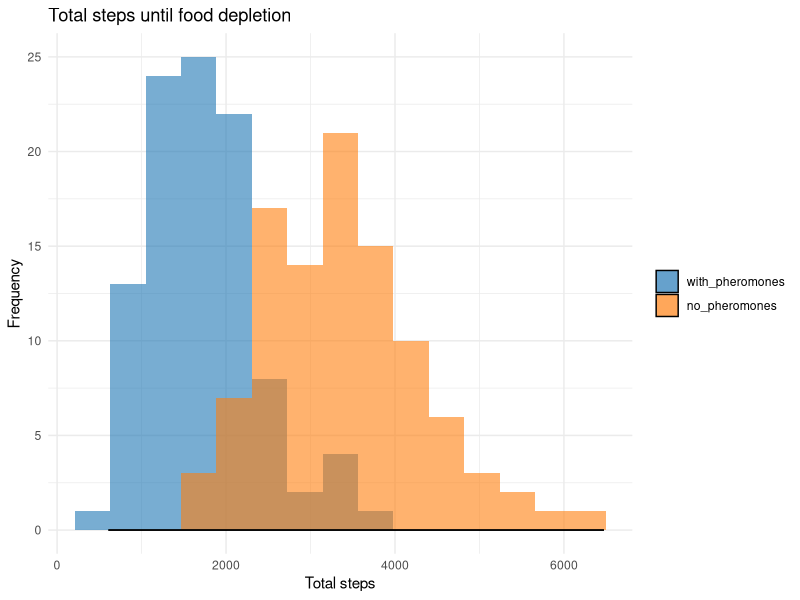
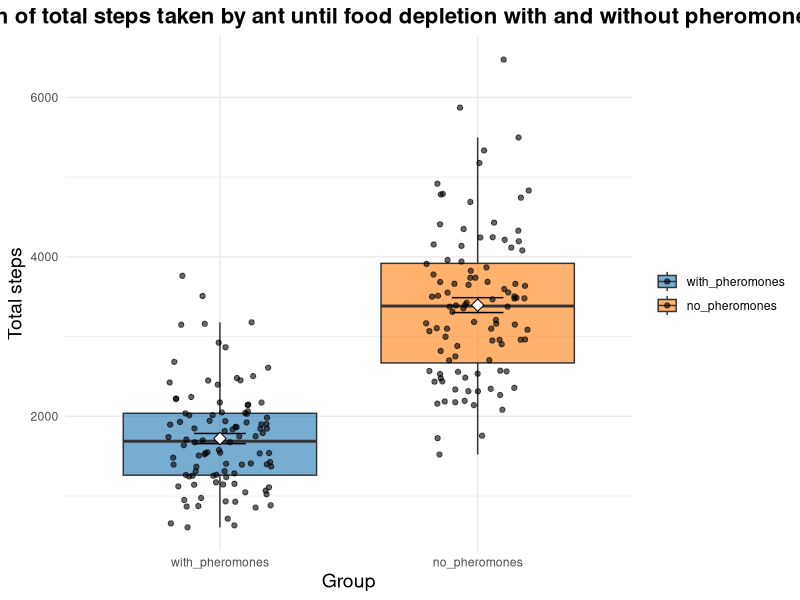
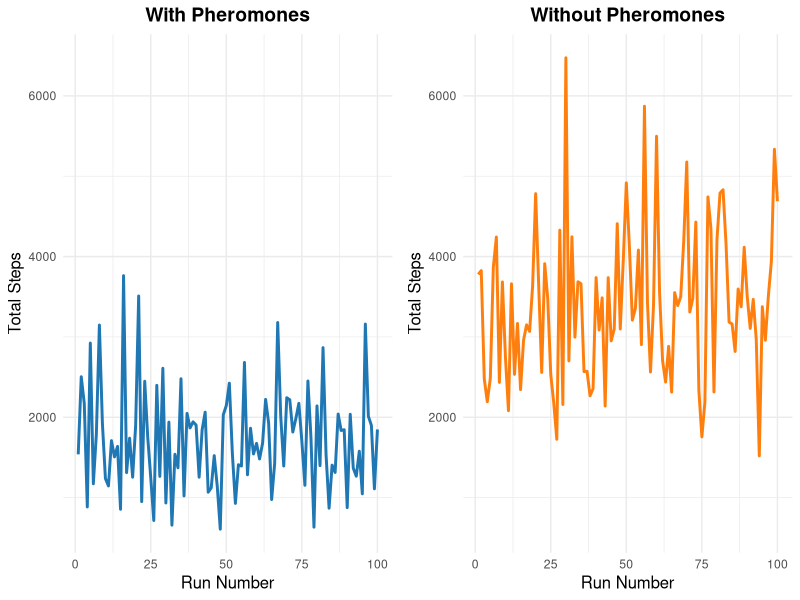
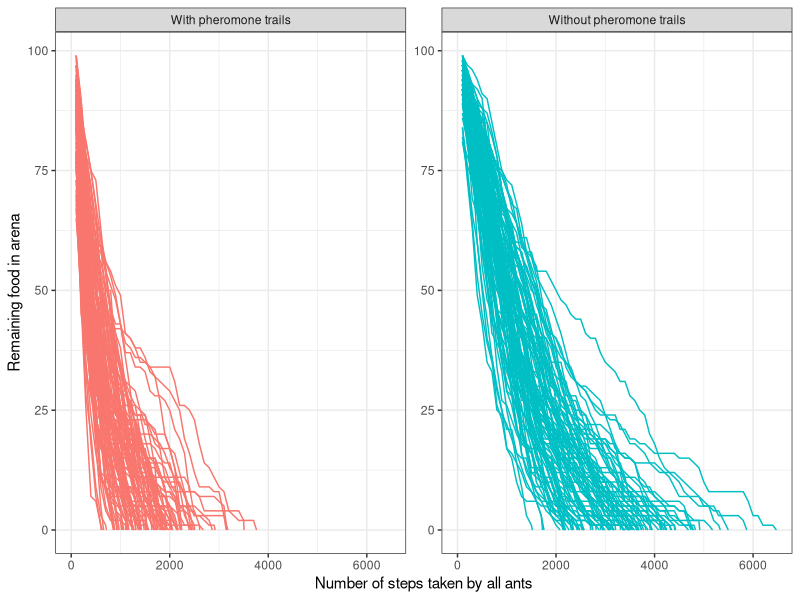

Source code (R) for these figures, in order:
#########################################################################
## Title: ANT FORAGING BEHAVIOUR - Statistics                          ##
## Course: Project Computational Biology                               ##
## Authors: Camille Timmermans & Vivian Van Reybrouck Van Gelder       ##
#########################################################################

# -----------------------------
# 1. Load libraries
# -----------------------------

library(ggplot2)
library(dplyr)
library(car)       # For Levene's Test
library(ggsignif)  # For significance annotations
library(gridExtra) # For arranging multiple plots
library(grid)

# -----------------------------
# 2. Load and prepare data
# -----------------------------

# Load data from CSV files
with_pheromones <- read.csv("ant_with_pheromones.csv")
no_pheromones <- read.csv("ant_no_pheromones.csv")

# Assign group labels
with_pheromones$group <- "with_pheromones"
no_pheromones$group <- "no_pheromones"

# Combine the datasets into one data frame
df <- rbind(with_pheromones, no_pheromones)

# View the first few rows to verify
head(df)
str(df)

# -----------------------------
# 3. Verify column names
# -----------------------------

print(colnames(df))
# Expected Output: "run", "total_steps", "group"

# -----------------------------
# 4. Convert 'group' to factor
# -----------------------------

df$group <- factor(df$group, levels = c("with_pheromones", "no_pheromones"))

# -----------------------------
# 5. Summary statistics 
# -----------------------------

summary_stats <- df %>%
  group_by(group) %>%
  summarise(
    count = n(),
    mean_total_steps = mean(total_steps, na.rm = TRUE),
    sd_total_steps = sd(total_steps, na.rm = TRUE),
    median_total_steps = median(total_steps, na.rm = TRUE),
    IQR_total_steps = IQR(total_steps, na.rm = TRUE),
    se_total_steps = sd(total_steps, na.rm = TRUE) / sqrt(count)  
  )

print(summary_stats)

# -----------------------------
# 6. Visual inspection of raw data
# -----------------------------

# Histogram and Density Plot
ggplot(df, aes(x = total_steps, fill = group)) +
  geom_histogram(alpha = 0.6, position = "identity", bins = 15) +
  geom_density(alpha = 0.2) +
  theme_minimal() +
  labs(title = "Total steps until food depletion",
       x = "Total steps",
       y = "Frequency") +
  scale_fill_manual(values = c("with_pheromones" = "#1f77b4", "no_pheromones" = "#ff7f0e")) +
  theme(legend.title = element_blank())

# -----------------------------
# 7. Statistical testing
# -----------------------------

# Shapiro-Wilk Test for normality
shapiro_with <- shapiro.test(with_pheromones$total_steps)
shapiro_without <- shapiro.test(no_pheromones$total_steps)

print(shapiro_with)       # p = 2.217e-06 --> significant deviation from normality
print(shapiro_without)    # p = 3.365e-05 --> significant deviation from normality

# Levene's Test for homogeneity of variances
levene_result <- leveneTest(total_steps ~ group, data = df)
print(levene_result)     # p = 3.751e-05 --> unequal variances

# Wilcoxon Rank-Sum Test (non-parametric)
wilcox_test_result <- wilcox.test(total_steps ~ group, data = df)
print(wilcox_test_result)   # p-value < 2.2e-16 --> significant difference between groups

# -----------------------------
# 8. Boxplot 
# -----------------------------

plot_summary <- summary_stats
print(plot_summary)

boxplot_final <- ggplot(df, aes(x = group, y = total_steps, fill = group)) +
  geom_boxplot(alpha = 0.6, outlier.shape = NA) +  # Boxplot without outliers
  geom_jitter(width = 0.2, alpha = 0.6, color = "black") +  # Jittered data points
  geom_errorbar(data = plot_summary, 
                aes(x = group, 
                    ymin = mean_total_steps - se_total_steps, 
                    ymax = mean_total_steps + se_total_steps), 
                inherit.aes = FALSE,  # Ensure it doesn't inherit aesthetics from the global ggplot call
                width = 0.2, color = "black") +  # Error bars
  geom_point(data = plot_summary, 
             aes(x = group, y = mean_total_steps), 
             inherit.aes = FALSE,  # Prevent inherited aesthetics
             shape = 23, size = 3, fill = "white") +  # Mean points
  theme_minimal() +
  labs(title = "Comparison of total steps taken by ant until food depletion with and without pheromones",
       x = "Group",
       y = "Total steps") +
  scale_fill_manual(values = c("with_pheromones" = "#1f77b4", "no_pheromones" = "#ff7f0e")) +  # Colors
  theme(
    legend.title = element_blank(),
    plot.title = element_text(hjust = 0.5, size = 16, face = "bold"),
    axis.title = element_text(size = 14)
  )


print(boxplot_final)

# -----------------------------
# 9. Line plot
# -----------------------------

# Calculate common y-axis range
y_range <- range(df$total_steps, na.rm = TRUE)

# Create plot for "with_pheromones"
plot_with <- ggplot(subset(df, group == "with_pheromones"), aes(x = run, y = total_steps)) +
  geom_line(color = "#1f77b4", size = 1) +  # Blue line
  theme_minimal() +
  labs(title = "With Pheromones",
       x = "Run Number",
       y = "Total Steps") +
  theme(
    plot.title = element_text(hjust = 0.5, size = 14, face = "bold"),
    axis.title = element_text(size = 12)
  ) +
  ylim(y_range)

# Create plot for "no_pheromones"
plot_without <- ggplot(subset(df, group == "no_pheromones"), aes(x = run, y = total_steps)) +
  geom_line(color = "#ff7f0e", size = 1) +  # Orange line
  theme_minimal() +
  labs(title = "Without Pheromones",
       x = "Run Number",
       y = "Total Steps") +
  theme(
    plot.title = element_text(hjust = 0.5, size = 14, face = "bold"),
    axis.title = element_text(size = 12)
  ) +
  ylim(y_range)

# Arrange the two line plots side by side
grid.arrange(plot_with, plot_without, ncol = 2)

# ---------------------------------
# 9. Line plot for every 100 steps
# ---------------------------------

# Load the datasets
food_track_with <- read.csv('food_tracking_with_pheromones.csv')
food_track_no <- read.csv('food_tracking_no_pheromones.csv')

# Add a column to identify the condition (with or without pheromones)
food_track_with$condition <- "With pheromone trails"
food_track_no$condition <- "Without pheromone trails"

# Combine both datasets into one for faceting
food_track_all <- rbind(food_track_with, food_track_no)

# Determine the x-axis limits (based on the maximum number of steps in either dataset)
max_steps <- max(max(food_track_with$after_nr_steps), max(food_track_no$after_nr_steps))

# Create the plot
plot <- ggplot(food_track_all, aes(x = after_nr_steps, y = remaining_food, group = run)) +
  geom_line(aes(color = condition)) +  
  theme_minimal() +
  labs(
    x = "Number of steps taken by all ants",
    y = "Remaining food in arena"
  ) +
  scale_x_continuous(limits = c(0, max_steps)) +  
  theme(
    axis.title = element_text(size = 12),
    legend.position = "none"
  ) +
  theme_bw() +
  facet_wrap(~condition, scales = "free_y", ncol = 2, labeller = label_value) +
  guides(color = "none")

print(plot)


